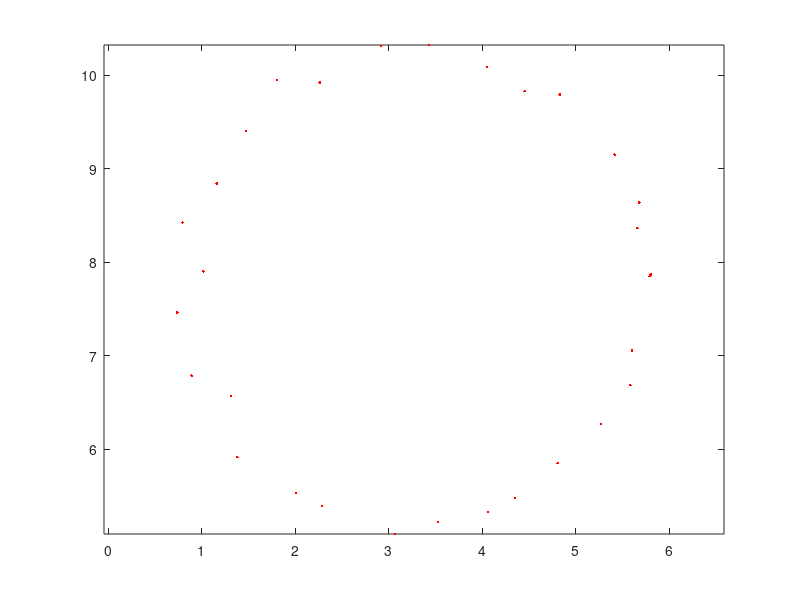
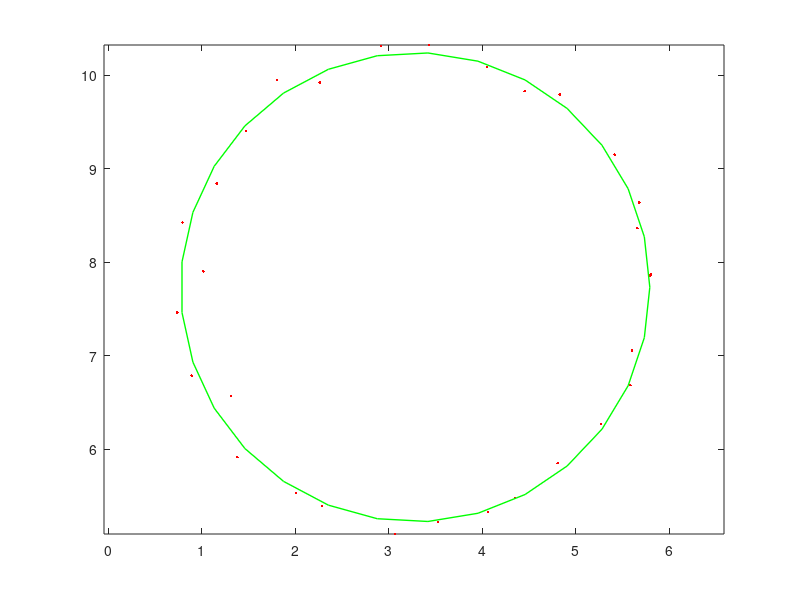
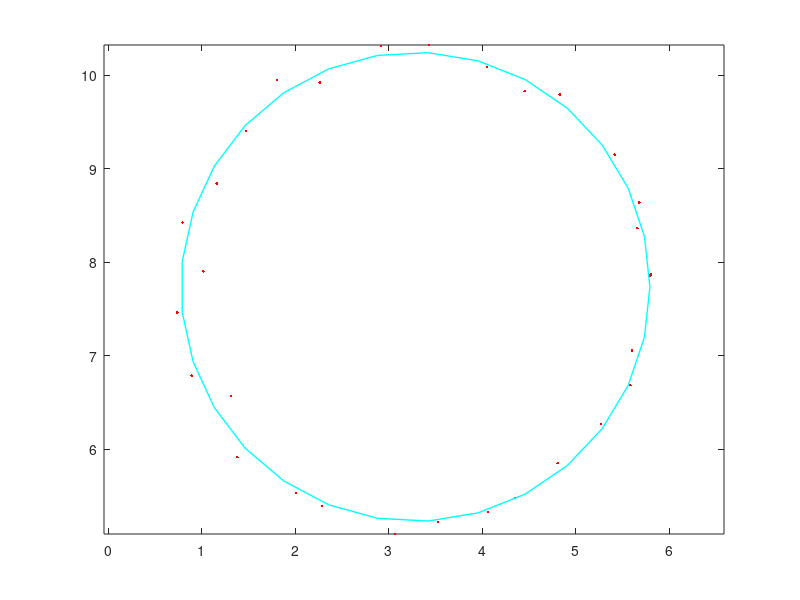
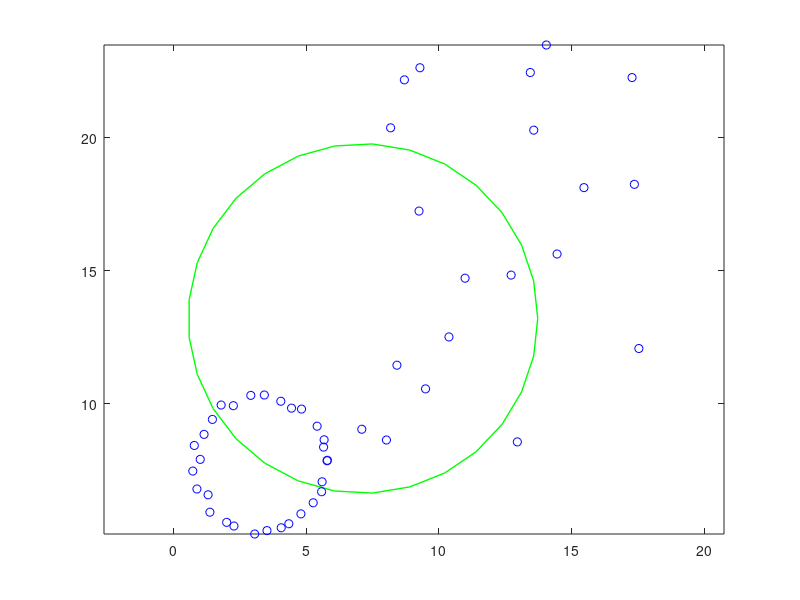

The MATLAB script that drew these images, in order:
%  Generating points on a circle
th = linspace(0,2*pi,30)';
r = 2.5;      %  radius of circle
ox = 3.3;     %  center of circle in x-axis
oy = 7.7;     %  center of circle in y-axis
scale = 0.1; %  noise level
x = r*cos(th) + ox + randn(size(th))*scale;
y = r*sin(th) + oy + randn(size(th))*scale;
figure; plot(x, y, 'r.'); axis equal;

%  Estimate circle parameters using pseudoinverse.
X = [x y ones(length(x),1)];
Y = [(x.^2+y.^2)];
p = inv(X'*X)*X'*Y;
x2 = p(1)/2;
y2 = p(2)/2;
r2 = sqrt(4*p(3)+p(1)^2+p(2)^2)/2;
figure;plot(x, y, 'r.');hold on;axis equal;
plot(r2*cos(th)+x2,r2*sin(th)+y2,'g','linewidth',1); hold off;

%hold off;

%  Estimate circle parameters using SVD.

X = [x y x.^2+y.^2 ones(length(x),1)];

[U D V] = svd(X)
p3 = V(:,end);
p3= -(p3/p3(3));
x3 = p3(1)/2;
y3 = p3(2)/2;
r3 = sqrt(4*p3(4)+p3(1)^2+p3(2)^2)/2;
figure;plot(x, y, 'r.');hold on;
plot(r3*cos(th)+x3,r3*sin(th)+y3,'c','linewidth',1); hold off;
axis equal;

%  Add some outliers and estimate circle parameters using RANSAC.

%  Outliers
outNum = 20;
xo = (rand(outNum,1)+0.5)*12;
yo = (rand(outNum,1)+0.5)*16;
xo = [x; xo];
yo = [y; yo];

p = 0.99;
s = 3; e = outNum/length(xo);
N = log(1-p) / log(1-(1-e)^s);
thresh = 2*outNum*mean(yo);
max = 0;


for i=1:ceil(N)
    id = randperm(length(xo),s);
    xi = xo(id);
    yi = yo(id);
    X4 = [xi yi xi.^2+yi.^2 ones(s,1)];

    [U1 D1 V1] = svd(X4);
    p4 = V1(:,end);
    p4= -(p4/p4(3));
    x4 = p4(1)/2;
    y4 = p4(2)/2;
    xi = x4*xo;
    yi = y4*yo

    err = abs(sqrt((ox-xi).^2+(oy-yi).^2)-yo);
    cnt = sum(err<thresh);
    if cnt > max
        max = cnt;
        pmax = p4;
    end
end
err2 = abs(sqrt((ox-pmax(1)*xo).^2+(oy-pmax(2)*yo).^2)-yo);

id = find(err2<thresh);
X5 = [xo(id) yo(id) xo(id).^2+yo(id).^2 ones(length(id),1)];
[U2 D2 V2] = svd(X5)
pRANSAC = V2(:,end);
pRANSAC= -(pRANSAC/pRANSAC(3));


x4 = pRANSAC (1)/2;
y4 = pRANSAC (2)/2;
r4 = sqrt(4*pRANSAC (4)+pRANSAC (1)^2+pRANSAC (2)^2)/2;

figure; plot(r4*cos(th)+x4,r4*sin(th)+y4,'g','linewidth',1); hold on;
plot(xo, yo, 'bo'); hold off;

axis equal;

%(You need at least three points to estimate circle parameters)



